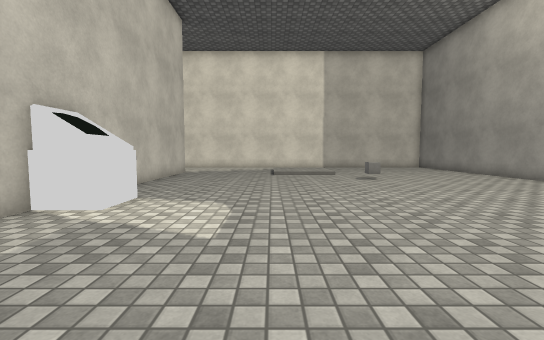
view 1 (above)

19 first-person views from a walk through a 3-D level made in the Unity game engine. The camera is 1.2 m above the floor, tilts 4° down and sees 90° across. The floor is counted in squares, 1 m on a side. Each view is taken from the middle of a square. On the plan, view 1 faces up. The plan holds only what a view shows up to about 13 squares ahead; the rest is blank. The place goes on beyond the plan. The player is left out. Surface patterns are stand-ins for the level's own textures.

view 2
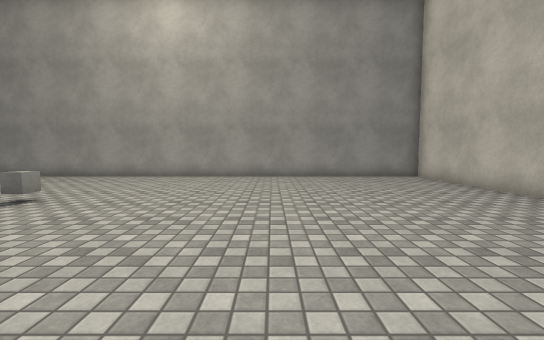

view 3
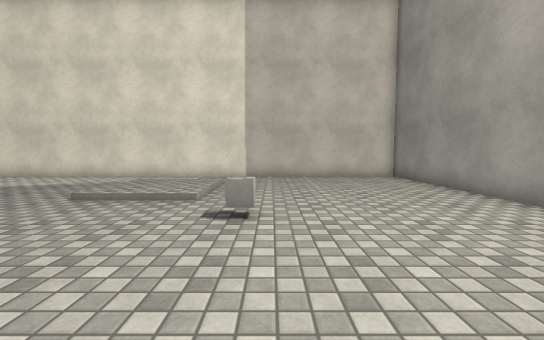

view 4
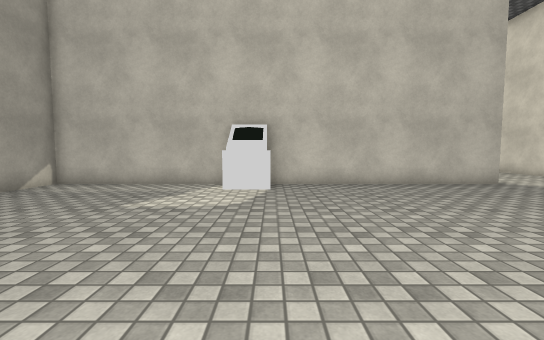

view 5
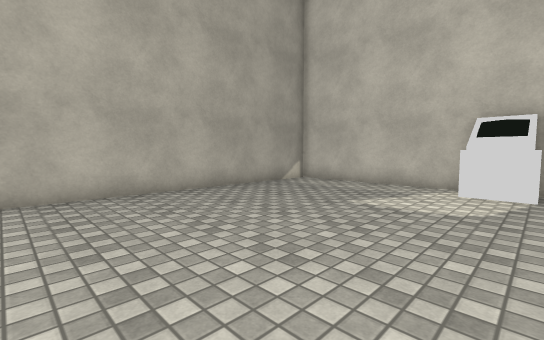

view 6
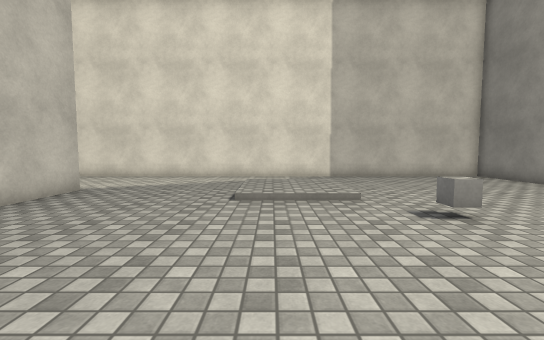

view 7
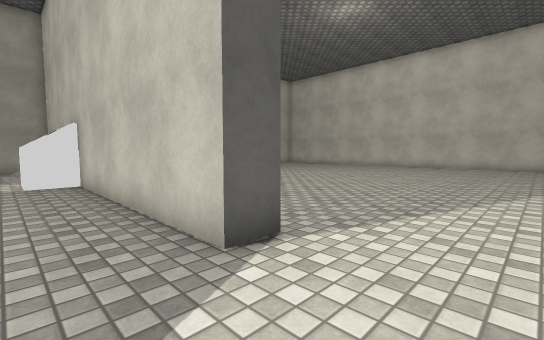

view 8
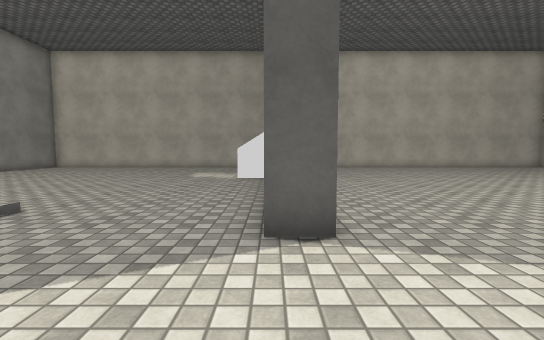

view 9
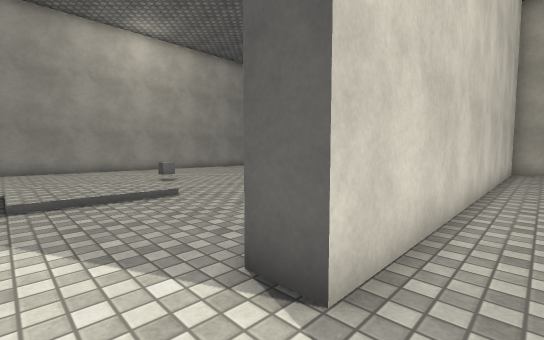

view 10
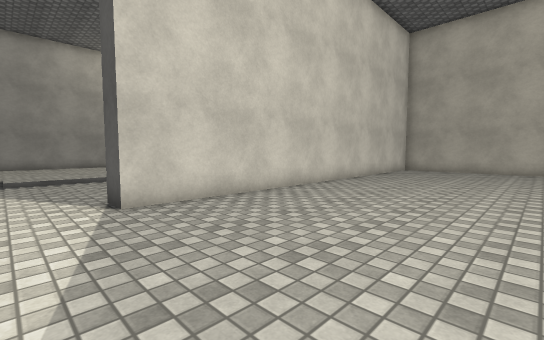

view 11
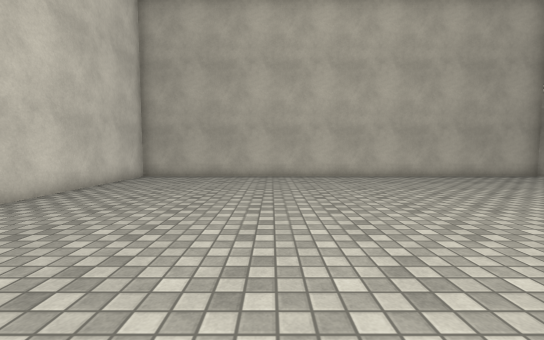

view 12
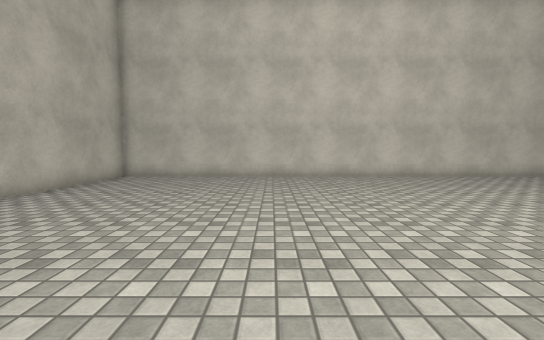

view 13
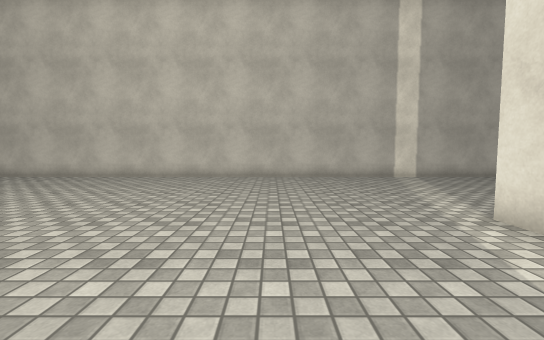

view 14
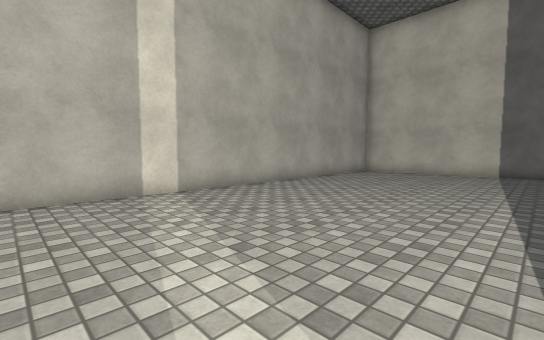

view 15
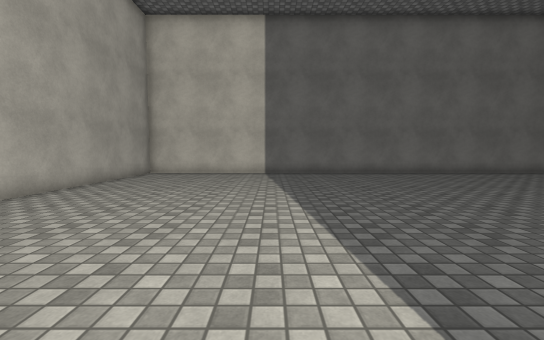

view 16
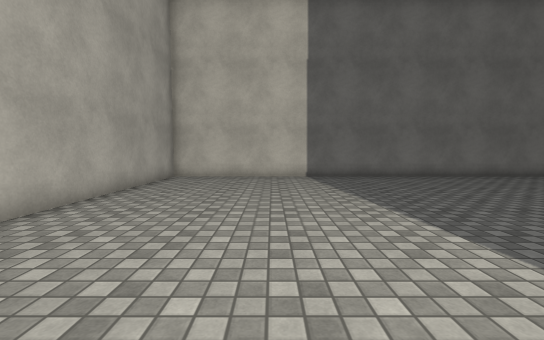

view 17
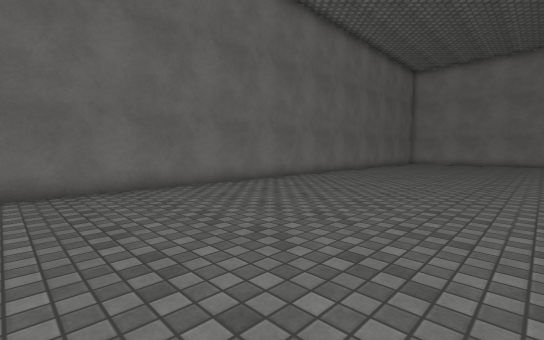

view 18
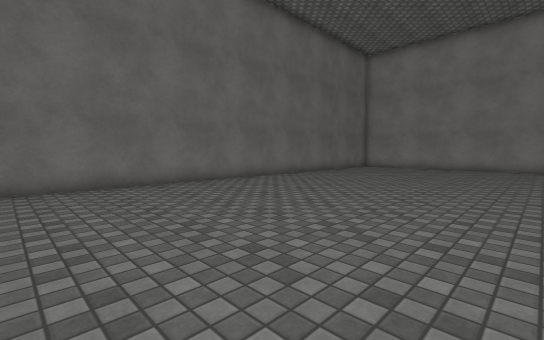

view 19
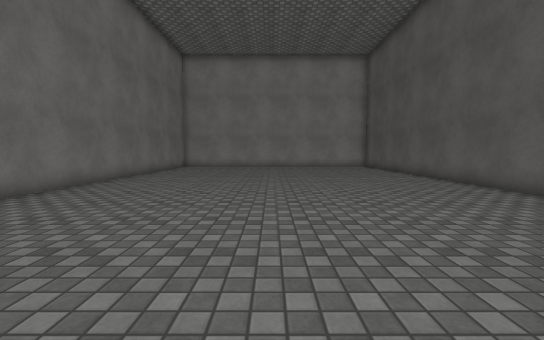

### Floor plan
Points are (right, up) in squares from view 1. A wall is a line through its corners. A room is listed if a view was taken in it or the views show most of it. See-through windows are left out.
Room 1 (views 1, 2, 3, 4, 5, 6, 7, 8, 9)
walls: (-5.9, 15.3) (-4.9, 15.3) (-4.9, -0.9) (10.8, -0.9) (10.8, 19.9) (-8.2, 19.9)
ways out: opening at (-6.8, 17.5) to room 2
objects: other object (-4, 6) to (-4, 7); other object (4, 12) to (5, 12)
Room 2 (views 10, 11, 12, 13, 14, 15, 16, 17, 18, 19)
walls: (-15.8, 19.9) (-16.8, 19.9); (-3, 20.9) (3.1, 20.9); (3.1, 34.7) (-24.6, 34.7) (-24.6, -0.9) (-5.9, -0.9) (-5.9, 15.3)
ways out: opening at (-6.8, 17.5) to room 1

Positions as (right, up) in squares from view 1, and headings:
1: (0, 0), facing up
2: (-2, 6), facing right
3: (5, 7), facing up
4: (5, 7), facing left
5: (5, 7), facing down-left
6: (1, 7), facing up
7: (-3, 18), facing down-left
8: (-5, 19), facing down
9: (-7, 17), facing down-right
10: (-12, 17), facing down-right
11: (-12, 12), facing down
12: (-12, 6), facing left
13: (-12, 16), facing left
14: (-17, 19), facing up-left
15: (-18, 20), facing up
16: (-20, 22), facing up
17: (-16, 26), facing up-right
18: (-9, 25), facing up-right
19: (-10, 28), facing right
